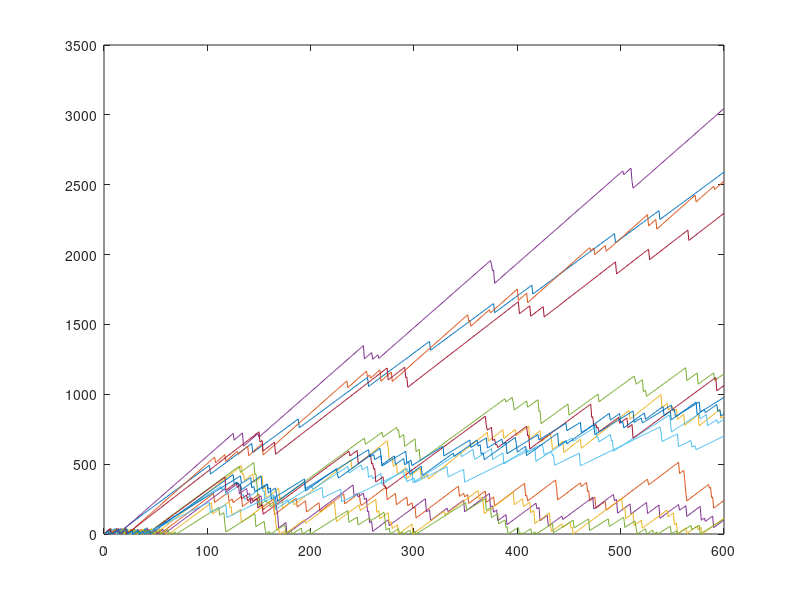

Reproduce this figure in MATLAB.
% This script simulates a simple debris situation
% 
% 19 October 2011
% J.Brooks

close all;
clear all;

% Parameters
SIM_TIME = 10*60;                       % Total simulation time in minutes
NUM_TRUCKS = 100;
NUM_SITES = 15;                          % number of loading sites (<100)
NUM_TDSR = 3;                           % number of TDSRs (<50)
MAX_RATE = 400;                         % maximum loader rate (cy/hr)
MIN_RATE = 200;                          % minimum loader rate
                                        % (cy/hr)
LOADER_VAR = 10;                        % loader rate variance
MIN_PERC_FULL = 0.40;                   % minimum percent full
MAX_CAP = 100;                           % maximum truck capacity
MIN_CAP = 20;                           % minimum truck capacity

% Initialize vehicles
loaderRate = randi([MIN_RATE, MAX_RATE], NUM_SITES, 1);
truckCapacity = randi([MIN_CAP, MAX_CAP], NUM_TRUCKS, 1);
truckLoad = zeros(1, NUM_TRUCKS);
truckStatus = ones(1, NUM_TRUCKS);
% States:
%   0    waiting at TDSR
%   1    waiting at loading site
%   2    enroute to TDSR
%   3    enroute to loading site

truckTimeStamp = zeros(1, NUM_TRUCKS);

% Initialize sites
siteAmount = zeros(1, NUM_SITES);

% Random initial assignments
truckTdsrAssignment = randi([1, NUM_TDSR], 1, NUM_TRUCKS);
truckLoadAssignment = randi([1, NUM_SITES], 1, NUM_TRUCKS);

% Storage data
amount = zeros(SIM_TIME, NUM_SITES);

% Run simulation
for t = 1:SIM_TIME
    
    % Update truck status as needed
    truckUpdate = find(truckTimeStamp == t);
    tdsr = find(truckStatus(truckUpdate) == 2);
    truckStatus(truckUpdate(tdsr)) = 0;
    load = find(truckStatus(truckUpdate) == 3);
    truckStatus(truckUpdate(load)) = 1;
    
    % Process loading sites
    for i = 1:NUM_SITES
        % find trucks waiting at site i
        trucksWaiting = find(truckStatus == 1 & truckLoadAssignment ...
                             == i);
        [tmp, idx] = min(truckTimeStamp(trucksWaiting));
        idx = trucksWaiting(idx);
        
        if trucksWaiting & (siteAmount(i) > truckCapacity(idx)*MIN_PERC_FULL)
            % Load truck
            amt = min(siteAmount(i), truckCapacity(idx));
            truckLoad(idx) = amt;

            truckStatus(idx) = 2;
            % Arrival time at TDSR
            truckTimeStamp(idx) = t + randi([40, 80], 1);
                        
            siteAmount(i) = siteAmount(i) - amt;
        else                            % continue sorting...
            siteAmount(i) = siteAmount(i) + loaderRate(i)/60 + LOADER_VAR/3600*randn(1);
        end
    end
    
    % Process TDSRs
    for j = 1:NUM_TDSR
        % find trucks waiting at tdsr j 
        trucksWaiting = find(truckStatus == 0 & truckTdsrAssignment ...
                             == j);
        [tmp, idx] = min(truckTimeStamp(trucksWaiting));
        idx = trucksWaiting(idx);
        
        if trucksWaiting
            truckLoad(idx) = 0;
            truckTimeStamp(idx) =  t + randi([40, 80], 1);
            truckStatus(idx) = 3;
        end
    end
    
    % Store time history
    amount(t, :) = siteAmount';
    
end

plot(amount)